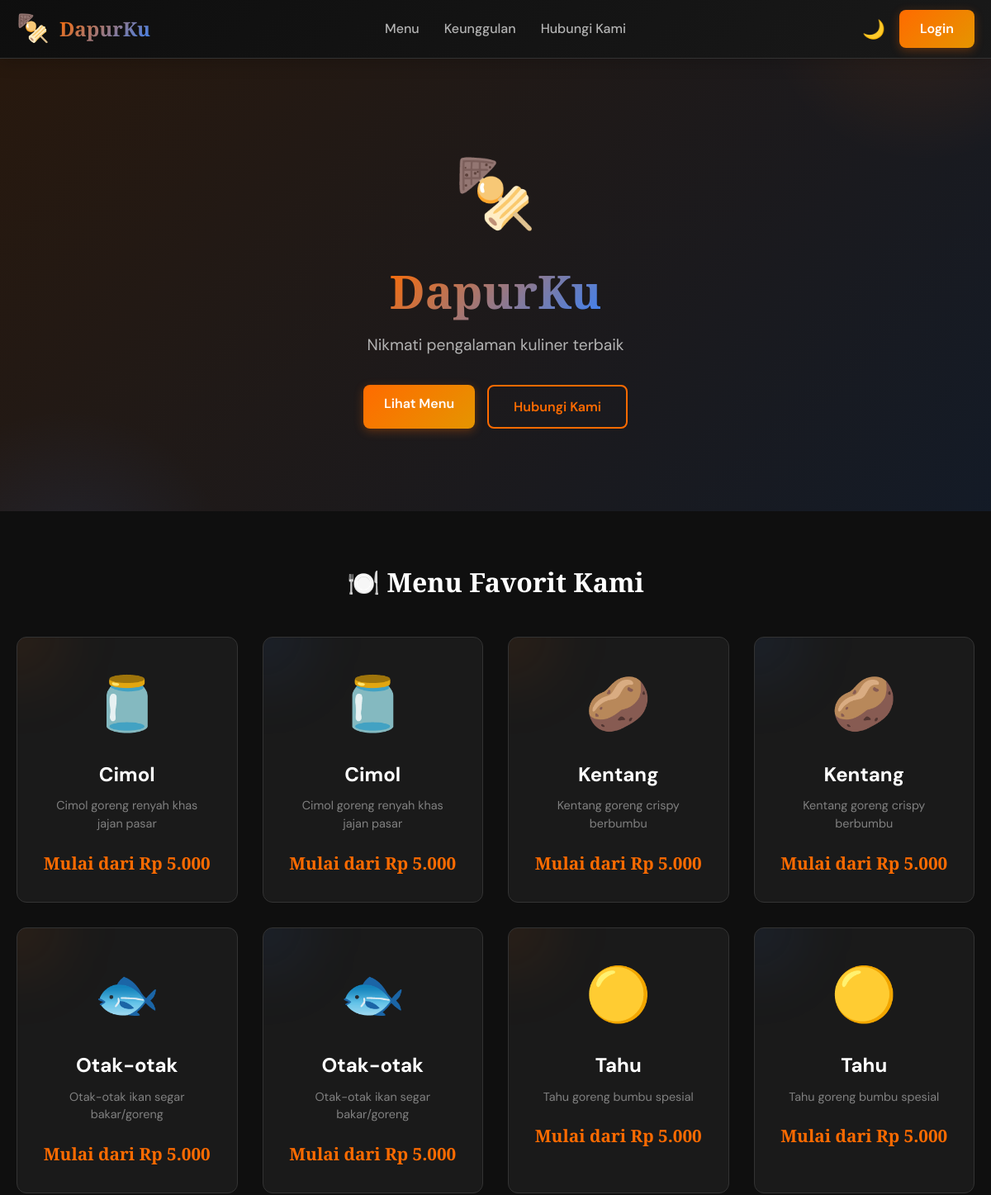
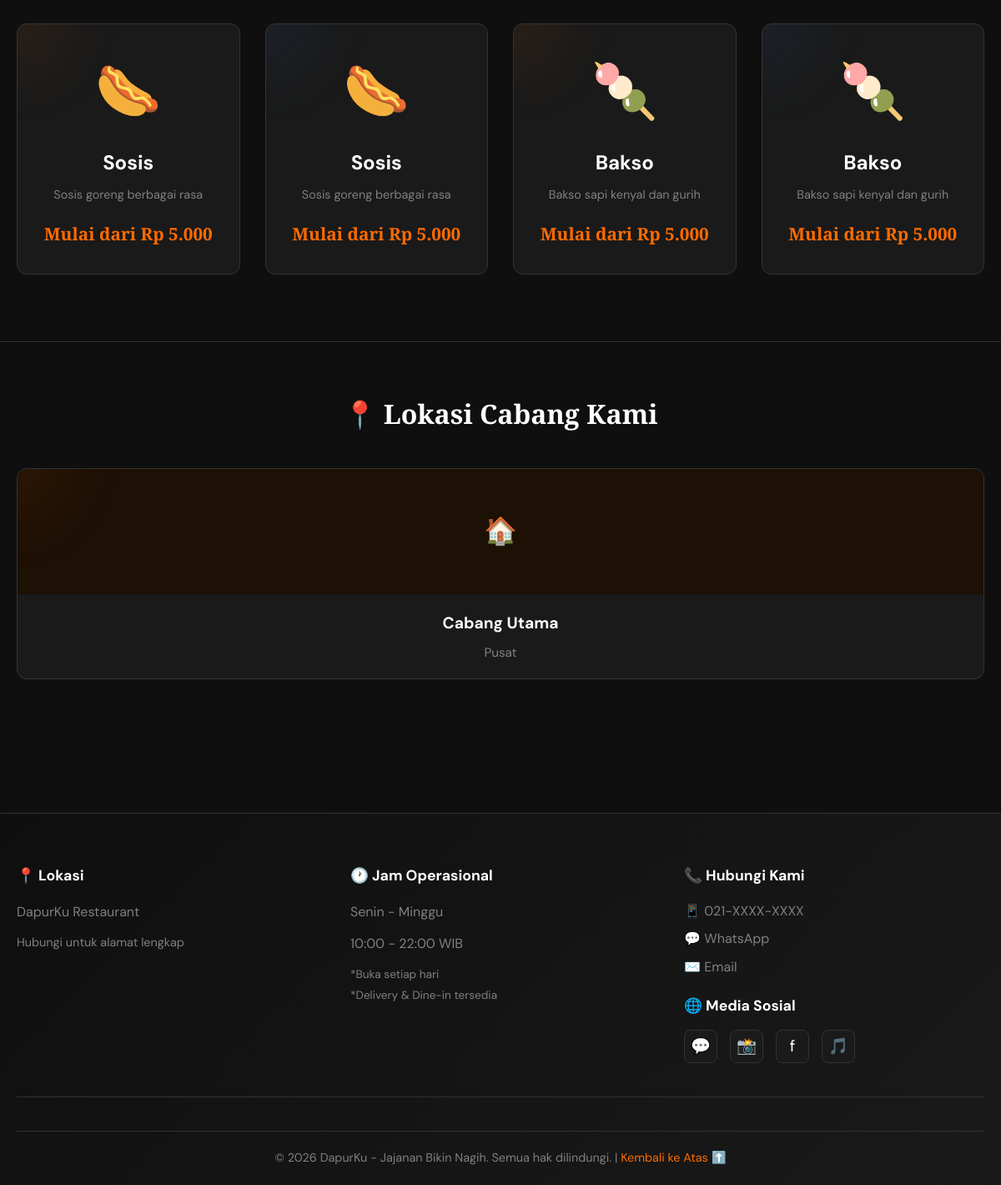
The page / on the database its author committed (2 pictures, top to bottom).
### tables this page shows
CREATE TABLE `products` (
  `id` int NOT NULL,
  `nama` varchar(100) NOT NULL,
  `emoji` varchar(10) DEFAULT '?',
  `harga_default` decimal(12,0) DEFAULT '0',
  `deskripsi` text,
  `is_active` tinyint(1) DEFAULT '1',
  `urutan` int DEFAULT '0',
  `created_at` timestamp NULL DEFAULT CURRENT_TIMESTAMP
);

CREATE TABLE `branches` (
  `id` int NOT NULL,
  `nama_cabang` varchar(100) NOT NULL,
  `alamat` text,
  `map_url` text,
  `created_at` timestamp NULL DEFAULT CURRENT_TIMESTAMP
);

### functions.php (called while the page is built, shortened)
<?php
function isLoggedIn(): bool {
    return false;
}

### home.php (the view, shortened to what this page needs)
<?php
require_once __DIR__ . '/functions.php';
global $conn;
$hero = $conn->query("SELECT * FROM home_content WHERE section='hero' AND is_active=1 LIMIT 1")->fetch_assoc();
$footer_content = $conn->query("SELECT * FROM home_content WHERE section='footer' AND is_active=1 LIMIT 1")->fetch_assoc();
$res = $conn->query("SELECT * FROM products WHERE is_active=1 ORDER BY urutan, nama");
$products = $res->fetch_all(MYSQLI_ASSOC);
$branches = $conn->query("SELECT * FROM branches ORDER BY id")->fetch_all(MYSQLI_ASSOC);
$loggedIn = isLoggedIn();
?>
<!DOCTYPE html>
<html lang="id">
<head>
<link rel="stylesheet" href="assets/css/main.css">
<link rel="stylesheet" href="modules/home/home.css">
</head>
<body>
<header class="pro-header">
    <div class="pro-header-inner">
        <a href="index.php" class="pro-logo">
            <span class="pro-logo-icon">🍢</span>
            <span class="pro-logo-text">DapurKu</span>
        </a>
        <nav class="pro-nav">
            <a href="#menu">Menu</a>
            <a href="#features">Keunggulan</a>
            <a href="#contact">Hubungi Kami</a>
        </nav>
        <div class="pro-header-actions">
            <button class="theme-toggle" onclick="toggleTheme()" id="themeIcon" aria-label="Toggle Theme">☀️</button>
            <?php if ($loggedIn): ?>
                <a href="index.php?page=dashboard" class="btn-primary">Dashboard →</a>
            <?php else: ?>
                <a href="index.php?page=login" class="btn-primary">Login</a>
            <?php endif; ?>
        </div>
    </div>
</header>
<section class="pro-hero" id="hero">
    <div class="pro-hero-content">
        <div class="pro-hero-icon"><?= htmlspecialchars($hero['icon'] ?? '🍢') ?></div>
        <h1>
            <span class="pro-hero-gradient"><?= htmlspecialchars($hero['title'] ?? 'DapurKu') ?></span>
        </h1>
        <p><?= htmlspecialchars($hero['subtitle'] ?? 'Nikmati pengalaman kuliner terbaik') ?></p>
        <div class="pro-hero-buttons">
            <a href="#menu" class="btn-primary">Lihat Menu</a>
            <a href="#contact" class="btn-secondary">Hubungi Kami</a>
        </div>
    </div>
</section>
<section class="menu-section" id="menu">
    <h2 class="menu-title">🍽️ Menu Favorit Kami</h2>
    <div class="menu-grid">
        <?php foreach ($products as $p): ?>
        <div class="menu-card">
            <span class="menu-emoji"><?= $p['emoji'] ?></span>
            <div class="menu-name"><?= htmlspecialchars($p['nama']) ?></div>
            <div class="menu-desc"><?= htmlspecialchars($p['deskripsi'] ?: 'Sajian nikmat menggugah selera') ?></div>
            <div class="menu-price">
                <?= $p['harga_default'] > 0 ? rupiah($p['harga_default']) : 'Mulai dari Rp 5.000' ?>
            </div>
        </div>
        <?php endforeach; ?>
    </div>
</section>
<?php if (!empty($branches)): ?>
<section class="menu-section" id="lokasi-cabang" style="background:var(--bg); border-top:1px solid var(--border)">
    <h2 class="menu-title">📍 Lokasi Cabang Kami</h2>
    <div class="menu-grid" style="grid-template-columns: repeat(auto-fit, minmax(300px, 1fr));">
        <?php foreach ($branches as $b): ?>
        <div class="menu-card" style="display:flex; flex-direction:column; padding:0; overflow:hidden;">
            <?php if (!empty($b['map_url'])): ?>
            <div style="width:100%; height:200px; background:var(--card2);">
                <?php
                $map_html = $b['map_url'];
                if (strpos($map_html, '<iframe') !== false) {
                    $map_html = preg_replace('/width="[^"]+"/', 'width="100%"', $map_html);
                    $map_html = preg_replace('/height="[^"]+"/', 'height="100%"', $map_html);
                    echo $map_html;
                } else {
                    echo '<iframe src="'.htmlspecialchars($map_html).'" width="100%" height="100%" style="border:0;" allowfullscreen="" loading="lazy"></iframe>';
                }
                ?>
            </div>
            <?php else: ?>
            <div style="width:100%; height:150px; background:var(--card2); display:flex; align-items:center; justify-content:center; color:var(--text3); font-size:2rem;">
                🏠
            </div>
            <?php endif; ?>
            <div style="padding: 20px;">
                <div class="menu-name" style="font-size:1.2rem; margin-bottom:8px;"><?= htmlspecialchars($b['nama_cabang']) ?></div>
                <div class="menu-desc" style="margin:0; font-size:0.95rem;">
                    <?= htmlspecialchars($b['alamat'] ?: 'Alamat belum tersedia') ?>
                </div>
            </div>
        </div>
        <?php endforeach; ?>
    </div>
</section>
<?php endif; ?>
<footer class="pro-footer" id="contact">
    <div class="pro-footer-content">
        <div class="pro-footer-grid">
            <div class="pro-footer-section">
                <h4>📍 Lokasi</h4>
                <p><?= htmlspecialchars($footer_content['title'] ?? 'DapurKu Restaurant') ?></p>
                <p style="font-size: 0.9rem; color: var(--text3);"><?= htmlspecialchars($footer_content['subtitle'] ?? 'Hubungi untuk alamat lengkap') ?></p>
            </div>
            <div class="pro-footer-section">
                <h4>🕐 Jam Operasional</h4>
                <p>Senin - Minggu</p>
                <p>10:00 - 22:00 WIB</p>
                <p style="font-size: 0.85rem; color: var(--text3); margin-top: 10px;">*Buka setiap hari<br/>*Delivery & Dine-in tersedia</p>
            </div>
            <div class="pro-footer-section">
                <h4>📞 Hubungi Kami</h4>
                <a href="tel:021xxxx">📱 021-XXXX-XXXX</a>
                <a href="https://wa.me/62" target="_blank">💬 WhatsApp</a>
                <a href="mailto:info@dapurku.com">✉️ Email</a>
                <h4 style="margin-top: 20px;">🌐 Media Sosial</h4>
                <div class="pro-social">
                    <a href="https://wa.me/62" target="_blank" title="WhatsApp">💬</a>
                    <a href="https://instagram.com" target="_blank" title="Instagram">📸</a>
                    <a href="https://facebook.com" target="_blank" title="Facebook">f</a>
                    <a href="https://tiktok.com" target="_blank" title="TikTok">🎵</a>
                </div>
            </div>
        </div>
        <div class="pro-footer-bottom">
            <p>&copy; <?= date('Y') ?> DapurKu - Jajanan Bikin Nagih. Semua hak dilindungi. | <a href="#hero">Kembali ke Atas ⬆️</a></p>
        </div>
    </div>
</footer>
</body>
</html>

### assets/css/main.css (style rules this page uses)
*, *::before, *::after { margin: 0; padding: 0; box-sizing: border-box; }
:root { --primary: #FF6B00; --primary-dark: #E05A00; --primary-glow: rgba(255, 107, 0, .25); --accent: #FF9A3C; --accent2: #FFB347; --bg: #130800; --bg2: #1C0D00; --bg3: #250F00; --card: rgba(42, 20, 0, .92); --card2: rgba(30, 14, 0, .8); --border: rgba(255, 107, 0, .18); --border2: rgba(255, 107, 0, .08); --text: #FFF8F0; --text2: #D4A57A; --text3: #9E7052; --muted: #7A5038; --sidebar-w: 260px; --topbar-h: 64px; --radius: 14px; --radius-sm: 8px; --radius-lg: 20px; --shadow: 0 4px 24px rgba(0, 0, 0, .4); --shadow-lg: 0 8px 40px rgba(0, 0, 0, .6); --transition: all .25s cubic-bezier(.4, 0, .2, 1); --sidebar-gradient: linear-gradient(180deg, #1f0e00 0%, #130800 100%); --banner-gradient: linear-gradient(135deg, #2d1500 0%, #3d1a00 50%, #2d1500 100%); --topbar-bg: rgba(19, 8, 0, .85); }
html { font-size: 16px; scroll-behavior: smooth; }
body { font-family: 'DM Sans', sans-serif; background: var(--bg); color: var(--text); line-height: 1.6; min-height: 100vh; overflow-x: hidden; }
a { color: var(--accent); text-decoration: none; transition: var(--transition); }
.btn-primary { background: linear-gradient(135deg, var(--primary), var(--primary-dark)); color: #fff; box-shadow: 0 3px 12px rgba(255, 107, 0, .3); }
.btn-secondary { background: rgba(255, 255, 255, .06); color: var(--text2); border: 1px solid var(--border); }
.theme-toggle { background: transparent; border: 1px solid var(--border2); font-size: 1.1rem; cursor: pointer; width: 32px; height: 32px; border-radius: 50%; display: flex; align-items: center; justify-content: center; transition: var(--transition); color: var(--text); }

### home.php (style rules this page uses)
body { background: var(--bg); color: var(--text); min-height: 100vh; display: flex; flex-direction: column; }
.menu-section { max-width: 1200px; margin: 0 auto; padding: 60px 20px 80px; width: 100%; }
.menu-title { text-align: center; font-family: 'Playfair Display', serif; font-size: 2rem; margin-bottom: 40px; color: var(--text); font-weight: 700; }
.menu-grid { display: grid; grid-template-columns: repeat(auto-fill, minmax(260px, 1fr)); gap: 30px; }
.menu-card { background: var(--card); border: 1px solid var(--border); border-radius: 12px; padding: 30px; text-align: center; transition: all .3s ease; position: relative; overflow: hidden; }
.menu-card::before { content: ''; position: absolute; top: -50px; left: -50px; width: 100px; height: 100px; background: rgba(255,107,0,.1); filter: blur(40px); border-radius: 50%; }
.menu-card:nth-child(even)::before { background: rgba(59,130,246,.1); }
.menu-emoji { font-size: 4rem; margin-bottom: 15px; display: block; }
.menu-name { font-size: 1.5rem; font-weight: 700; margin-bottom: 8px; color: var(--text); }
.menu-desc { font-size: .9rem; color: var(--text3); line-height: 1.5; margin-bottom: 20px; }
.menu-price { font-family: 'Playfair Display', serif; font-size: 1.3rem; color: var(--primary); font-weight: 700; }

### rows shown on the page
products: emoji "🫙", nama "Cimol", deskripsi "Cimol goreng renyah khas jajan pasar", harga_default "Mulai dari Rp 5.000"
products: emoji "🫙", nama "Cimol", deskripsi "Cimol goreng renyah khas jajan pasar", harga_default "Mulai dari Rp 5.000"
products: emoji "🥔", nama "Kentang", deskripsi "Kentang goreng crispy berbumbu", harga_default "Mulai dari Rp 5.000"
products: emoji "🥔", nama "Kentang", deskripsi "Kentang goreng crispy berbumbu", harga_default "Mulai dari Rp 5.000"
products: emoji "🐟", nama "Otak-otak", deskripsi "Otak-otak ikan segar bakar/goreng", harga_default "Mulai dari Rp 5.000"
products: emoji "🐟", nama "Otak-otak", deskripsi "Otak-otak ikan segar bakar/goreng", harga_default "Mulai dari Rp 5.000"
products: emoji "🟡", nama "Tahu", deskripsi "Tahu goreng bumbu spesial", harga_default "Mulai dari Rp 5.000"
products: emoji "🟡", nama "Tahu", deskripsi "Tahu goreng bumbu spesial", harga_default "Mulai dari Rp 5.000"
products: emoji "🌭", nama "Sosis", deskripsi "Sosis goreng berbagai rasa", harga_default "Mulai dari Rp 5.000"
products: emoji "🌭", nama "Sosis", deskripsi "Sosis goreng berbagai rasa", harga_default "Mulai dari Rp 5.000"
products: emoji "🍡", nama "Bakso", deskripsi "Bakso sapi kenyal dan gurih", harga_default "Mulai dari Rp 5.000"
products: emoji "🍡", nama "Bakso", deskripsi "Bakso sapi kenyal dan gurih", harga_default "Mulai dari Rp 5.000"
branches: nama_cabang "Cabang Utama", alamat "Pusat"

### other values the page prints
$hero['icon'] "🍢"
$hero['title'] "DapurKu"
$hero['subtitle'] "Nikmati pengalaman kuliner terbaik"
$footer_content['title'] "DapurKu Restaurant"
$footer_content['subtitle'] "Hubungi untuk alamat lengkap"
